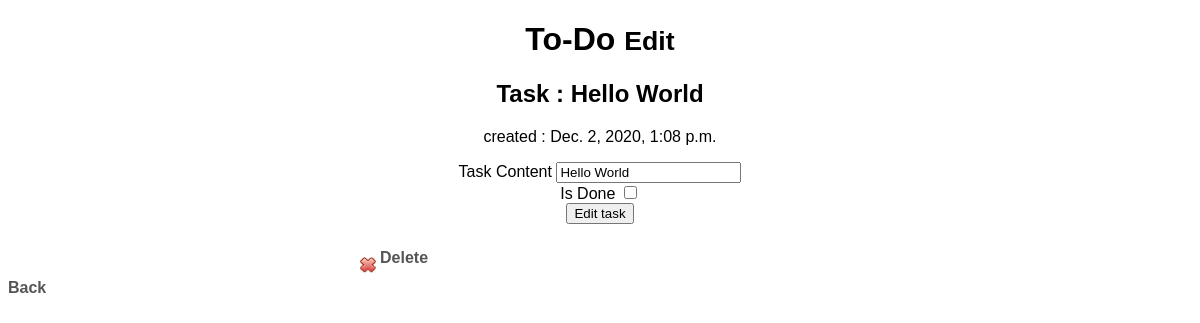
The page /todo/task/edit/1 on the database as committed earlier.
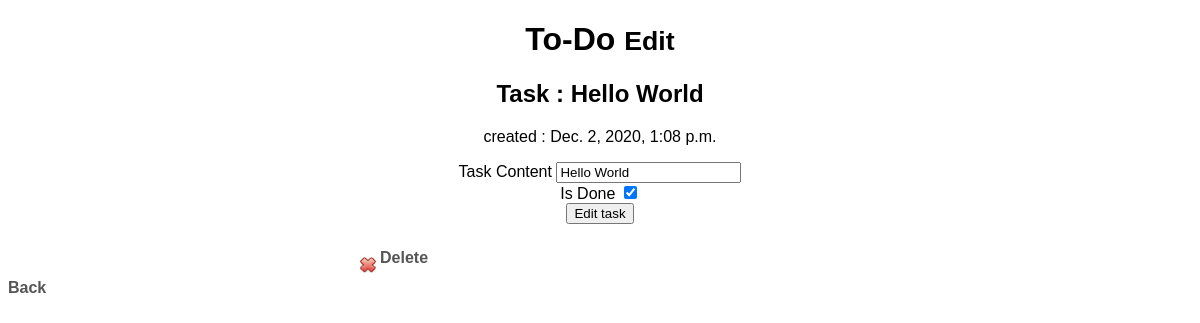
The same page on the database as committed later.
### todo/models.py (models this page shows)
class Task(models.Model):
    content = models.CharField(max_length=255)
    is_done = models.BooleanField()
    created_date = models.DateTimeField(auto_now_add=True)

### todo/views.py (the view)
# urls.py: path('task/edit/<int:task_id>',views.edit,name='edit'),
def edit(request, task_id):
    task = Task.objects.get(pk=task_id)
    template = loader.get_template('todo/edit.html')
    context = {
        'task': task
    }
    if request.method == 'POST':
        form = EditTaskForm(request.POST)
        if form.is_valid():
            form_content = form.cleaned_data['content']
            form_is_done = form.cleaned_data['is_done']
            task.content = form_content
            task.is_done = form_is_done
            task.save()
    else:
        form = EditTaskForm(initial={'content': task.content,'is_done':task.is_done})
    context['form'] = form
    return HttpResponse(template.render(context, request))

### todo/forms.py
class EditTaskForm(forms.Form):
    content = forms.CharField(
        label = 'Task Content',
        widget = forms.TextInput(),
        max_length = 255)
    is_done = forms.BooleanField(
        label = 'Is Done',
        required = False,
        widget = forms.CheckboxInput())

### todo/templates/todo/edit.html (shortened to what this page needs)
{% load static %}
<!DOCTYPE html>
<html>
<head>
  <link rel="stylesheet" type="text/css" href="{% static 'todo/style.css' %}">
  <link href="//db.onlinewebfonts.com/c/35e23faf72946beaae07e9f37976f728?family=Purisa" rel="stylesheet"
    type="text/css" />
</head>
<body>
  <div class="form-group">
    <h1>To-Do <small>Edit</small></h1>
    <h2>Task : {{ task.content }}</h2>
    <p>created : {{ task.created_date }}</p>
    <form action="/todo/task/edit/{{task.id}}" method="post">
      <label for="{{ form.content.id_for_label }}">Task Content</label>
      {{form.content}}
      <br>
      <label for="{{ form.is_done.id_for_label }}">Is Done</label>
      {{form.is_done}}
      <br>
      <button type="submit">Edit task</button>
    </form>
  </div>
  <div id="todo">
    <a href="/todo/task/delete/{{task.id}}" class="delete">
      Delete
    </a>
  </div>
  <a href="/todo/">Back</a>
</body>
</html>

Rows that differ between the two databases and show on the page:
changed Task "Hello World": is_done "☐" → "☑"
